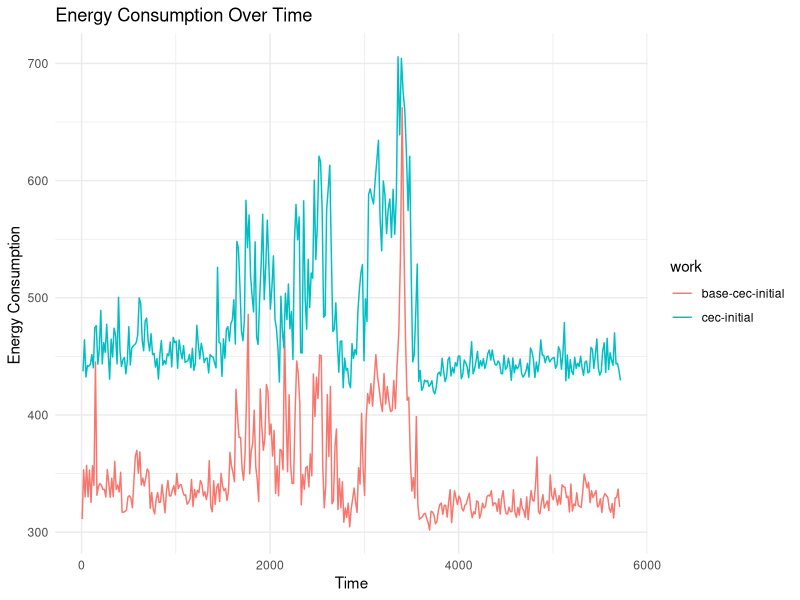
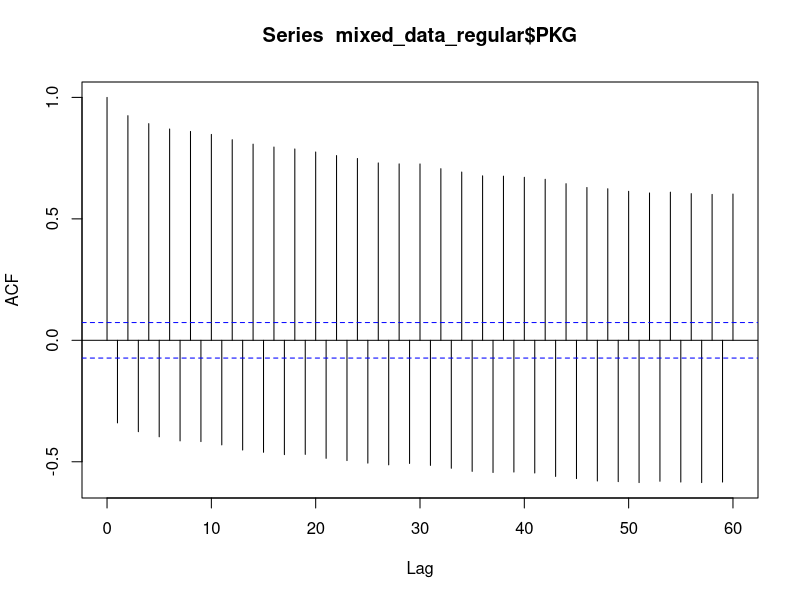

Write R code to recreate these figures, in order. (Note: this script raises an error after producing the figures.)
mixed_data_regular <- read.csv("data/cec-1.11.8-cec-initial-17-Jan-12-08-26.csv")
mixed_data_regular$group <- "regular"
mixed_data_regular$cum_seconds <- cumsum(mixed_data_regular$seconds)
library(ggplot2)
ggplot(mixed_data_regular, aes(x = cum_seconds, y = PKG,group=work,color=work)) +
  geom_line() +
  labs(
    title = "Energy Consumption Over Time",
    x = "Time",
    y = "Energy Consumption "
  ) +
  theme_minimal()

# measure autocorrelation in this time series
mixed_data_regular_self_correlation <- acf(mixed_data_regular$PKG, lag.max=60)


for (i in seq(from=2,to=nrow(mixed_data_regular),by=2)) {
  mixed_data_regular$delta_seconds[i] <- mixed_data_regular$seconds[i] - mixed_data_regular$seconds[i-1]
  mixed_data_regular$delta_PKG[i] <- mixed_data_regular$PKG[i] - mixed_data_regular$PKG[i-1]
}


mixed_data_sandwich <- read.csv("data/cec-1.11.8-cec-sandwich-17-Jan-20-05-31.csv")
mixed_data_sandwich$group <- "sandwich"
mixed_data_sandwich$cum_seconds <- cumsum(mixed_data_sandwich$seconds)

mixed_data_sandwich_base <- mixed_data_sandwich %>% filter( work == "base-cec-sandwich")
mixed_data_sandwich_base_self_correlation <- acf(mixed_data_sandwich_base$PKG, lag.max=60)
mixed_data_sandwich_workload <- mixed_data_sandwich %>% filter( work == "cec-sandwich")
mixed_data_sandwich_workload_self_correlation <- acf(mixed_data_sandwich_workload$PKG, lag.max=60)

ggplot(mixed_data_sandwich, aes(x = cum_seconds, y = PKG,group=work,color=work)) +
  geom_line() +
  labs(
    title = "Energy Consumption Over Time",
    x = "Time",
    y = "Energy Consumption "
  ) +
  theme_minimal()


n <- nrow(mixed_data_sandwich)
mixed_data_sandwich$delta_PKG <- rep(NA_real_, n)
mixed_data_sandwich$delta_seconds <- rep(NA_real_, n)
for (k in seq(from=0,to=n-1,by=61)) {
  for (i in seq(from=2,to=60,by=2)) {
    index <- k+i
    mixed_data_sandwich$delta_seconds[index] <- mixed_data_sandwich$seconds[index] - (mixed_data_sandwich$seconds[index-1]+ mixed_data_sandwich$seconds[index+1])/2
    mixed_data_sandwich$delta_PKG[index] <- mixed_data_sandwich$PKG[index] - (mixed_data_sandwich$PKG[index-1] + mixed_data_sandwich$PKG[index+1])/2

  }
}

mixed_data <- rbind(mixed_data_regular, mixed_data_sandwich)


mixed_data$color <- ifelse(mixed_data$group == "regular", "red", "blue")
mixed_data$shape <- ifelse(mixed_data$dimension == 10, 21,
                           ifelse(mixed_data$dimension == 5,22,23))

library(ggplot2)
ggplot(mixed_data, aes(x = delta_seconds, y = delta_PKG)) +
  geom_point(color=mixed_data$color, shape=mixed_data$shape, size=3) +
  labs(
    title = "Energy Consumption Over Time",
    x = "Time",
    y = "Energy Consumption "
  ) +
  theme_minimal()
